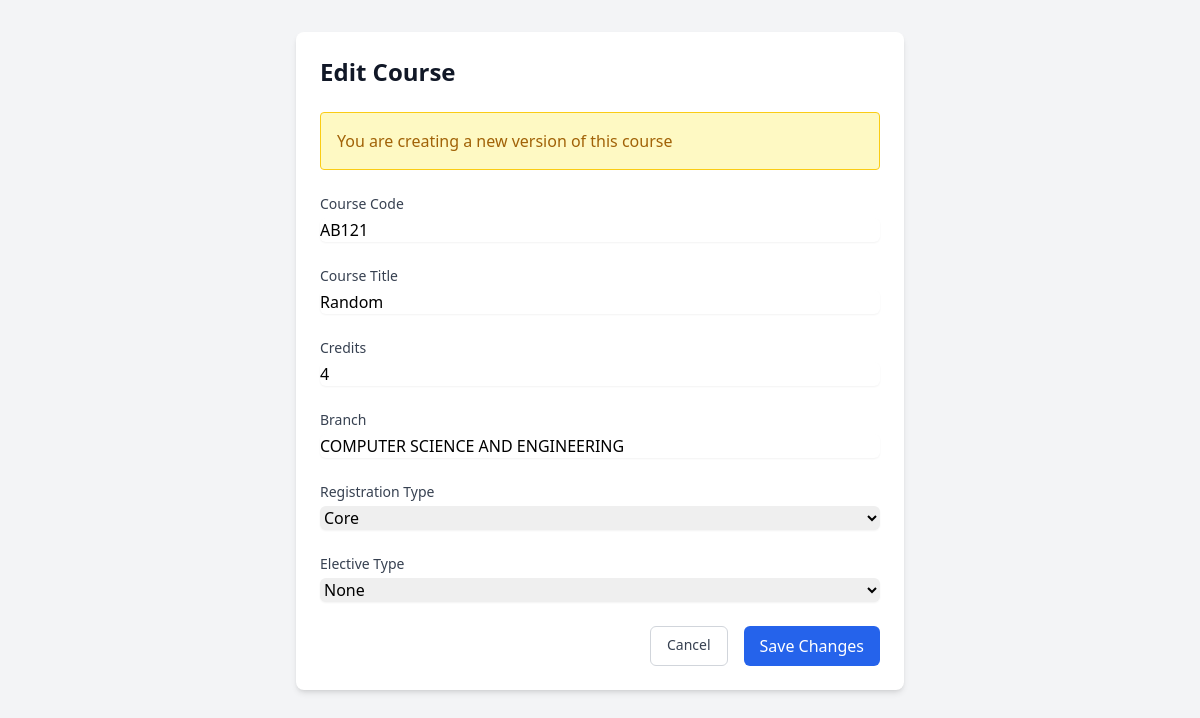
The page /courses/add_version/2 (signed in) on the database its author committed.
### tables this page shows
CREATE TABLE courses (
    id INTEGER PRIMARY KEY AUTOINCREMENT,
    course TEXT NOT NULL,
    course_title TEXT NOT NULL,
    credits INTEGER NOT NULL,
    reg_type TEXT NOT NULL,
    elective_type TEXT NOT NULL,
    branch TEXT NOT NULL,
    version INTEGER DEFAULT 1,
    parent_course_id INTEGER,
    is_current BOOLEAN DEFAULT 1
);

### app.py (the view, shortened to what this page needs)
@app.route('/courses/add_version/<int:original_course_id>', methods=['GET', 'POST'])
@login_required
def add_course_version(original_course_id):
    db = get_db()
    original_course = db.execute('SELECT * FROM courses WHERE id = ?', [original_course_id]).fetchone()
    return render_template('edit_course.html', course=original_course, is_version=True)

### app.py (called while the page is built)
def get_db():
    db = getattr(g, '_database', None)
    if db is None:
        db = g._database = sqlite3.connect(DATABASE)
        db.row_factory = sqlite3.Row
    return db

@app.teardown_appcontext
def close_connection(exception):
    db = getattr(g, '_database', None)
    if db is not None:
        db.close()

def login_required(f):
    @wraps(f)
    def decorated_function(*args, **kwargs):
        if 'admin' not in session:
            return redirect(url_for('login'))
        return f(*args, **kwargs)
    return decorated_function

### templates/edit_course.html (shortened to what this page needs)
<!DOCTYPE html>
<html lang="en">
<head>
    <script src="https://cdn.tailwindcss.com"></script>
</head>
<body class="bg-gray-100 min-h-screen">
    <div class="max-w-2xl mx-auto px-4 sm:px-6 lg:px-8 py-8">
        <div class="bg-white rounded-lg shadow-md p-6">
            <h1 class="text-2xl font-bold text-gray-900 mb-6">Edit Course</h1>
            <form method="POST" class="space-y-6">
{% if is_version is defined and is_version %}
<div class="mb-4 bg-yellow-100 border border-yellow-400 text-yellow-700 rounded p-4">
    You are creating a new version of this course
</div>
{% endif %}
                <div>
                    <label for="course" class="block text-sm font-medium text-gray-700">Course Code</label>
                    <input type="text" name="course" id="course" required
                           value="{{ course.course }}"
                           class="mt-1 block w-full rounded-md border-gray-300 shadow-sm focus:border-blue-500 focus:ring-blue-500">
                </div>
                <div>
                    <label for="course_title" class="block text-sm font-medium text-gray-700">Course Title</label>
                    <input type="text" name="course_title" id="course_title" required
                           value="{{ course.course_title }}"
                           class="mt-1 block w-full rounded-md border-gray-300 shadow-sm focus:border-blue-500 focus:ring-blue-500">
                </div>
                <div>
                    <label for="credits" class="block text-sm font-medium text-gray-700">Credits</label>
                    <input type="number" name="credits" id="credits" required
                           value="{{ course.credits }}"
                           class="mt-1 block w-full rounded-md border-gray-300 shadow-sm focus:border-blue-500 focus:ring-blue-500">
                </div>
                <div>
                    <label for="branch" class="block text-sm font-medium text-gray-700">Branch</label>
                    <input type="text" name="branch" id="branch" required
                           value="{{ course.branch }}"
                           class="mt-1 block w-full rounded-md border-gray-300 shadow-sm focus:border-blue-500 focus:ring-blue-500">
                </div>
                <div>
                    <label for="reg_type" class="block text-sm font-medium text-gray-700">Registration Type</label>
                    <select name="reg_type" id="reg_type" required
                            class="mt-1 block w-full rounded-md border-gray-300 shadow-sm focus:border-blue-500 focus:ring-blue-500">
                        <option value="Core" {% if course.reg_type == 'Core' %}selected{% endif %}>Core</option>
                    </select>
                </div>
                <div>
                    <label for="elective_type" class="block text-sm font-medium text-gray-700">Elective Type</label>
                    <select name="elective_type" id="elective_type" required
                            class="mt-1 block w-full rounded-md border-gray-300 shadow-sm focus:border-blue-500 focus:ring-blue-500">
                        <option value="None" {% if course.elective_type == 'None' %}selected{% endif %}>None</option>
                    </select>
                </div>
                <div class="flex justify-end space-x-4">
                    <a href="{{ url_for('view_courses') }}"
                       class="px-4 py-2 border border-gray-300 rounded-md text-sm font-medium text-gray-700 hover:bg-gray-50">
                        Cancel
                    </a>
                    <button type="submit"
                            class="px-4 py-2 bg-blue-600 text-white rounded-md hover:bg-blue-700 focus:outline-none focus:ring-2 focus:ring-blue-500 focus:ring-offset-2">
                        Save Changes
                    </button>
                </div>
            </form>
        </div>
    </div>
</body>
</html>

### rows shown on the page
courses: course "AB121", course_title "Random", credits "4", branch "COMPUTER SCIENCE AND ENGINEERING", reg_type "Core", elective_type "None"
